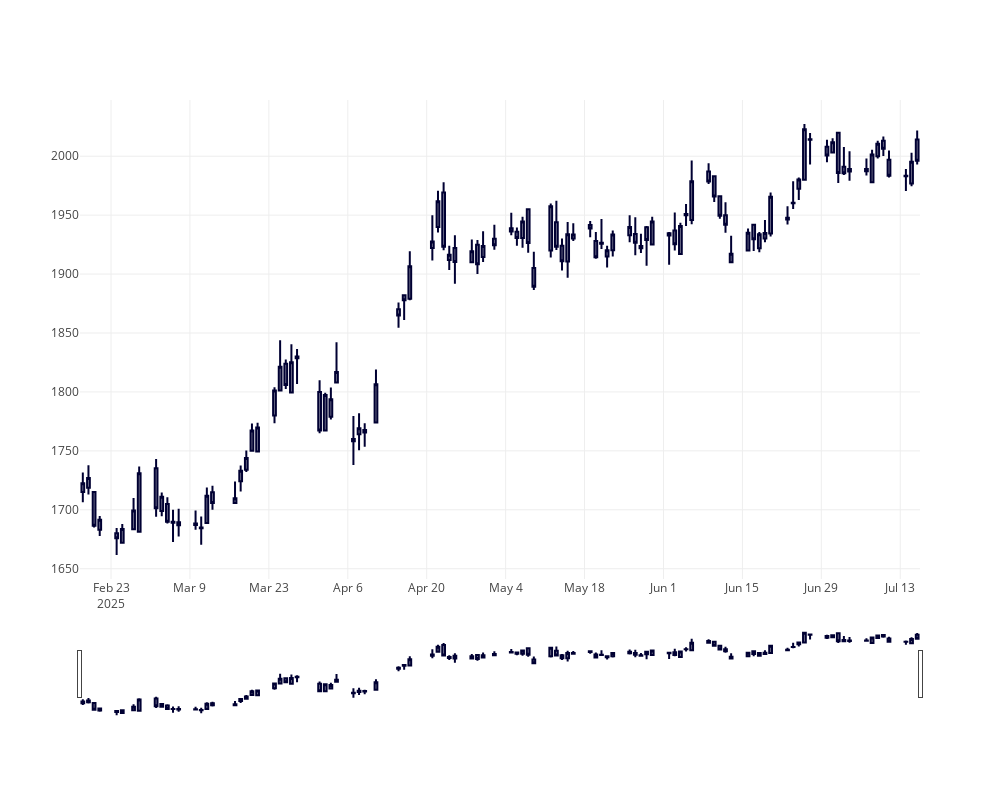

The cell this chart's notebook holds for it:
### Code cell
fig2 = client.plot_chart(stock_data)
fig2.show()
